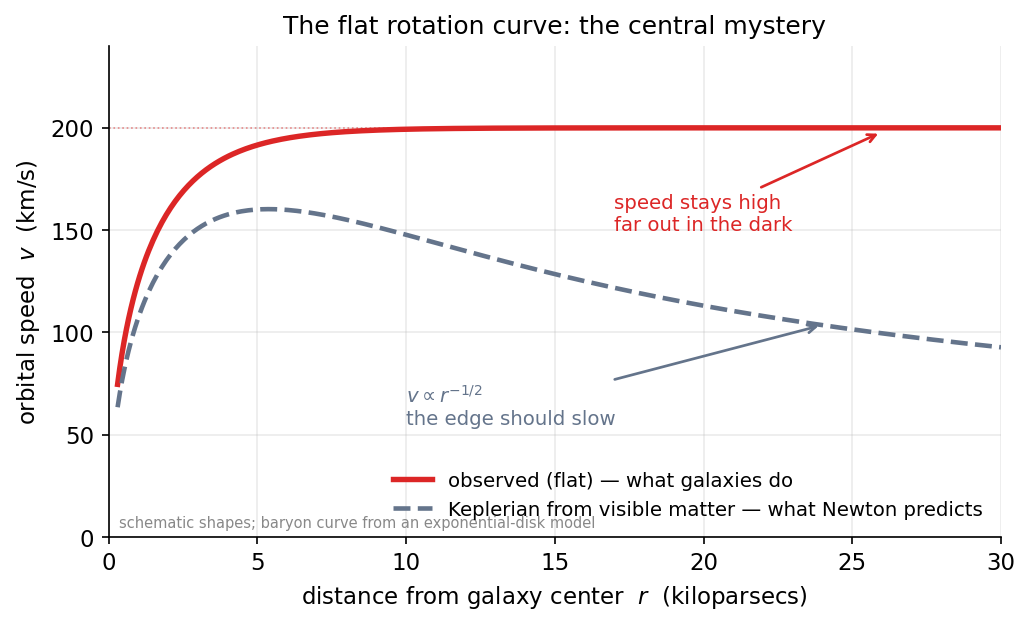

Reproduce this figure in Python.
import numpy as np, matplotlib
matplotlib.use("Agg")
import matplotlib.pyplot as plt
plt.rcParams.update({"figure.dpi":150,"savefig.dpi":150,"font.size":11,
    "axes.grid":True,"grid.alpha":0.25,"axes.spines.top":False,"axes.spines.right":False,
    "axes.titlesize":12,"figure.facecolor":"white","axes.facecolor":"white"})
C_FW="#7c3aed"; C_NEWTON="#64748b"; C_MOND="#0891b2"; C_DATA="#dc2626"
fig, ax = plt.subplots(figsize=(7,4.3))

# Schematic: exponential-disk baryons -> Keplerian falloff vs observed flat curve.
# Enclosed baryonic mass of a razor-thin exponential disk, scale length Rd.
G=6.674e-11; kpc=3.086e19; Msun=1.99e30
Rd=3.0            # disk scale length (kpc)
Mdisk=6e10*Msun   # total baryonic mass ~ Milky-Way-like
r=np.linspace(0.3,30,400)        # kpc
x=r/Rd
# fraction of mass enclosed for exponential disk: 1-(1+x)e^{-x}
fenc=1.0-(1.0+x)*np.exp(-x)
Menc=Mdisk*fenc
v_bar=np.sqrt(G*Menc/(r*kpc))/1e3   # km/s, Newtonian from baryons only

# Observed flat curve: rises then plateaus (schematic shape), plateau ~200 km/s
v_flat=200.0
v_obs=v_flat*np.sqrt(1.0-np.exp(-r/2.0))   # smooth rise to flat plateau

ax.plot(r, v_obs, color=C_DATA, lw=2.6, label="observed (flat) — what galaxies do")
ax.plot(r, v_bar, color=C_NEWTON, lw=2.2, ls="--",
        label="Keplerian from visible matter — what Newton predicts")
ax.axhline(v_flat, color=C_DATA, lw=0.8, ls=":", alpha=0.5)
ax.annotate("speed stays high\nfar out in the dark",
            xy=(26,198), xytext=(17,150),
            arrowprops=dict(arrowstyle="->",color=C_DATA,lw=1.3), color=C_DATA, fontsize=9.5)
ax.annotate("$v\\propto r^{-1/2}$\nthe edge should slow",
            xy=(24,v_bar[np.argmin(abs(r-24))]), xytext=(10,55),
            arrowprops=dict(arrowstyle="->",color=C_NEWTON,lw=1.3), color=C_NEWTON, fontsize=9.5)

ax.set_xlim(0,30); ax.set_ylim(0,240)
ax.set_xlabel("distance from galaxy center  $r$  (kiloparsecs)")
ax.set_ylabel("orbital speed  $v$  (km/s)")
ax.set_title("The flat rotation curve: the central mystery")
ax.legend(frameon=False, loc="lower right", fontsize=9.5)
ax.text(0.012,0.02,"schematic shapes; baryon curve from an exponential-disk model",
        transform=ax.transAxes, fontsize=7, color="#888")
fig.tight_layout(); fig.savefig("ch01_rotation_curve.png", bbox_inches="tight"); print("ok")
